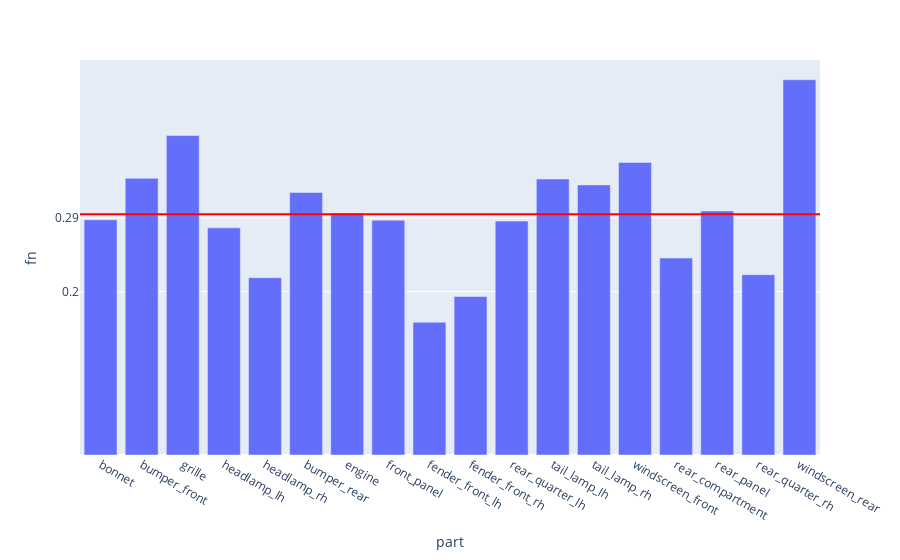

Notebook source saved alongside this figure:
### Code cell
fig = px.bar(evalMetrics, x = 'part', y = 'fn')

fig.add_hline(y=avgFn, line_width=2, line_color="red")

fig.update_layout(
    yaxis = dict(
        tickmode = 'array',
        tickvals = [np.format_float_positional(avgFn, 2), 0.2, 0.5, 0.7],
    )
)
fig

### Figure 1 — Plotly figure (JSON) as saved in the notebook; plotly's stock layout.template omitted (floating-point values rounded to 4 significant figures)
{"data": [{"alignmentgroup": "True", "hovertemplate": "part=%{x}<br>fn=%{y}<extra></extra>", "legendgroup": "", "marker": {"color": "#636efa", "pattern": {"shape": ""}}, "name": "", "offsetgroup": "", "orientation": "v", "showlegend": false, "textposition": "auto", "type": "bar", "x": ["bonnet", "bumper_front", "grille", "headlamp_lh", "headlamp_rh", "bumper_rear", "engine", "front_panel", "fender_front_lh", "fender_front_rh", "rear_quarter_lh", "tail_lamp_lh", "tail_lamp_rh", "windscreen_front", "rear_compartment", "rear_panel", "rear_quarter_rh", "windscreen_rear"], "xaxis": "x", "y": [0.288, 0.3387, 0.3911, 0.2781, 0.2171, 0.3214, 0.2961, 0.2875, 0.1625, 0.1941, 0.2864, 0.3379, 0.3307, 0.3581, 0.2412, 0.2988, 0.2207, 0.4595], "yaxis": "y"}], "layout": {"barmode": "relative", "legend": {"tracegroupgap": 0}, "margin": {"t": 60}, "shapes": [{"line": {"color": "red", "width": 2}, "type": "line", "x0": 0, "x1": 1, "xref": "x domain", "y0": 0.2949, "y1": 0.2949, "yref": "y"}], "xaxis": {"anchor": "y", "domain": [0, 1], "title": {"text": "part"}}, "yaxis": {"anchor": "x", "domain": [0, 1], "tickmode": "array", "tickvals": ["0.29", 0.2, 0.5, 0.7], "title": {"text": "fn"}}}}
